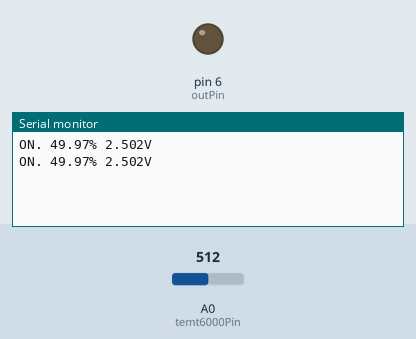
Recording of a sketch running on a simulated Arduino Uno, built with avr-gcc and run on an emulated ATmega328P. Parts: output pins drawn as LEDs (lit = HIGH), the last lines printed to the serial monitor. The test bench sets the inputs (shaded band); at power-on: A0 (temt6000Pin) = 512.

Above: at 2.8 s.
2.9 s: A0 (temt6000Pin) set to 12
At 4.6 s:
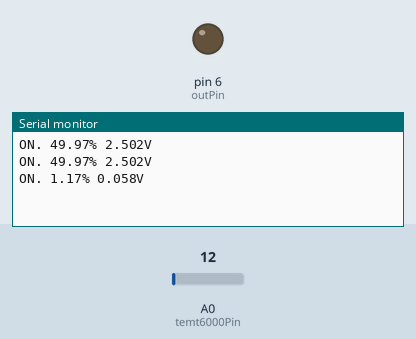
5.6 s: A0 (temt6000Pin) set to 9
At 7.4 s:
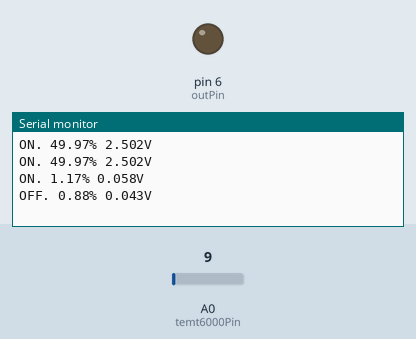

The sketch:

temt6000.ino
```cpp
#include <SoftwareSerial.h>

SoftwareSerial espSerial(6, 5);

int temt6000Pin = A0;
float light;
int light_value;
float volt;

#define outPin 6

String str;

void setup() {
  Serial.begin(9600);

  espSerial.begin(115200);

  pinMode(temt6000Pin, INPUT);  //data pin for ambientlight sensor
  pinMode(outPin, OUTPUT);
}

void loop() {
  int light_value = analogRead(temt6000Pin);
  light = light_value * 0.0976;  // percentage calculation

  //volt conversion
  int mVolt = map(light_value, 0, 1023, 0, 5000);
  volt=(double)mVolt/1000;

  if (light <= 1.0 || volt <=0) {
    str = String("OFF. ") + String(light) + String("% ")+String(volt,3)+String("V");
    Serial.println(str);
  } else if (light > 1.0 || volt > 0){
    str = String("ON. ") + String(light) + String("% ")+String(volt,3)+String("V");
    Serial.println(str);
  }


  // str=String("luisa");
  // espSerial.println(str);
  delay(2000);
}
```

Measured:
- the behaviour switches between 11 and 10 on A0 (temt6000Pin) (found by bisection; images 1 and 2)
- after the input at 2.9 s, the serial monitor: prints a new line after 1.1 s (image 1)
- after the input at 5.6 s, the serial monitor: prints a new line after 0.40 s (image 2)
